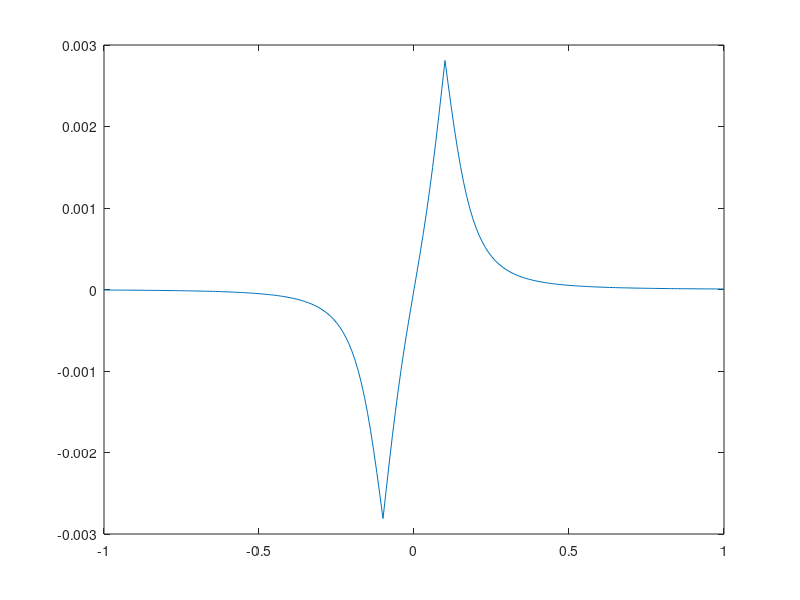

MATLAB code for this plot:
#!/bin/octave

global D = 0.2;
global R = D / 2;
global L = 0.2;
global N = 100;
global m0 = 4 * pi * 10^-7;
global I = 5;

function B = getInd(coord)
    global D;
    global R;
    global L;
    global N;
    global m0;
    global I;

    alpha = pi - atan(R / ((L/2) + coord));
    beta = pi - atan(R / (coord - (L/2)));
    B = (m0 / 2) * ((N * I) / (L/2)) * (cos(beta) - cos(alpha));
endfunction

coords = [-1:0.01:1];
inds = arrayfun(@getInd, coords);
plot(coords, inds);
